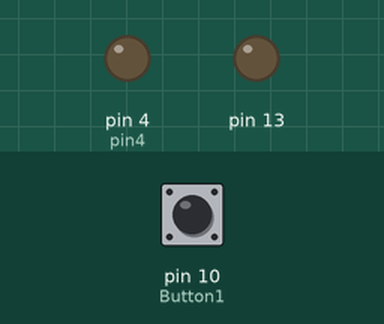
Recording of a sketch running on a simulated Arduino Uno, built with avr-gcc and run on an emulated ATmega328P. Shown: output pins drawn as LEDs (lit = HIGH). Dashed ring = blinking. The inputs (shaded band) are chosen by the test bench; at power-on: pin 10 (Button1) HIGH. No radio packets arrive unless stated; pins used as bus, display or sensor lines are not drawn; what the sketch prints to the serial monitor is not drawn.

Above: at 1.2 s.
1.3 s: pin 10 (Button1) pulled LOW for 3.2 s
At 2.37 s:
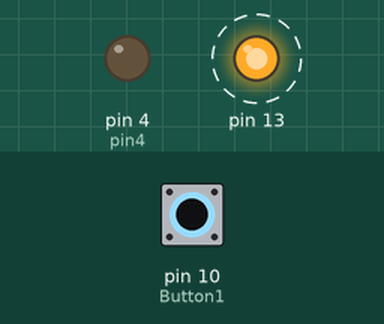
Timing chart, 0 to 6.0 s (numbered marks = the images above; inputs shaded):
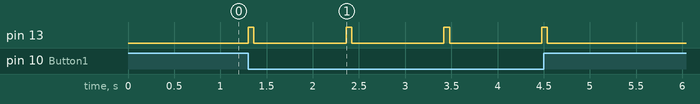

The sketch:

dialkovy_ovladac_studna_vysielac_funkcny.ino
```cpp
/*
Author: Danny van den Brande, Arduinosensors.nl. BlueCore Tech.
*/
 ///////transmitter

#include <VirtualWire.h>
int pin6 = 6;
int pin4 = 4;
int Button1 = 10;
boolean val ;

void setup() {
    pinMode(pin6, OUTPUT);
    pinMode(pin4, OUTPUT);
    digitalWrite(pin6, HIGH);
    digitalWrite(pin4, LOW);

    Serial.begin(9600);
    Serial.print("Hello there.  ,");

    pinMode(13,OUTPUT);
    pinMode (Button1, INPUT);
    vw_set_tx_pin(6);
    vw_setup(4000);// speed of data transfer in bps, can max out at 10000
}

void loop()
{
  char *senddata="1";
  val = digitalRead (Button1);
    if (val == 0){
    Serial.print(val);
    digitalWrite(13,1);
    vw_send((uint8_t *)senddata, strlen(senddata));
    vw_wait_tx();
    digitalWrite(13,0);
    delay(1000);

    }
}
```

Measured:
- after the input at 1.3 s, pin 13: alternates HIGH for 0.06 s and LOW for 1.0 s, 8 changes in all, then stays LOW, starting at once
